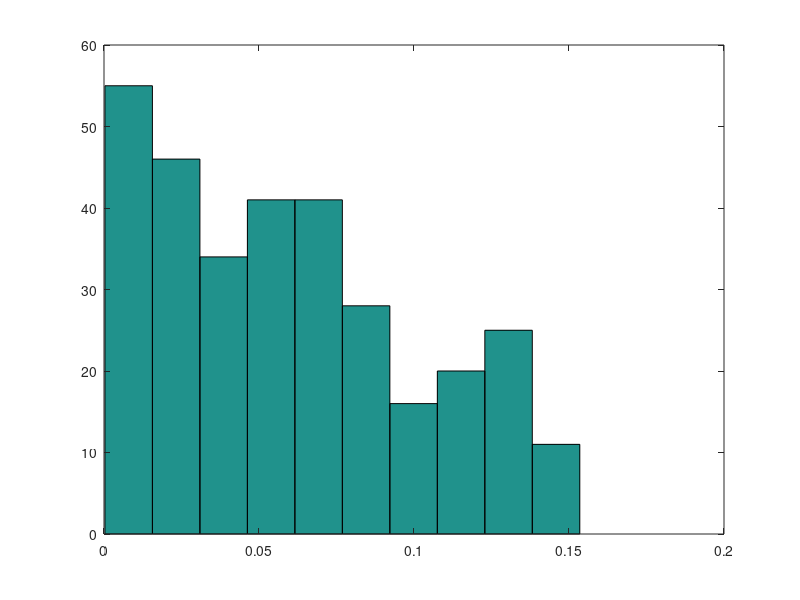
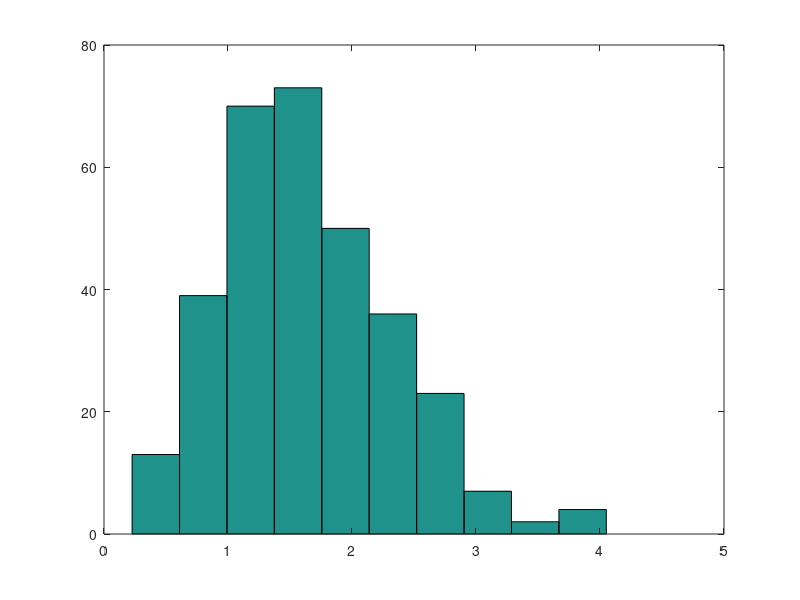

Here is the MATLAB script that generated these plots, in order: (Note: this script raises an error after producing the figures.)

lambda=2;
x=1:0.1:8;
f=sqrt(2/pi)*x.^2.*exp(-x.^2/2);
plot(x,f)
g=2*(x./lambda^2).*exp(-(x/lambda).^2);
plot(x,g)
xs=sqrt(2);
A=2*sqrt(2)*pi*xs*exp(-xs^2/4);
%%
N=1e4;

X=real(sqrt(-lambda^2*log(-(rand(N,1))))); % Does the A fit here? or can we treat it later?
X=real(2*sqrt(-log(-(rand(N,1)))));
% X=A*(sqrt(-lambda^2*log(-rand(N,1)))); % generate exponential samples
U=rand(N,1).*X;
p=sqrt(2)*pi*X.^2.*exp(-(X.^2/2));
% z=zeros(size(U));
% z(A*U<=p)=1;
% Accepted=U.*z;
Accepted=U(A.*U<=p);
X_accepted=X(A.*U<=p);
Accepted(Accepted==0)=[];
% figure(4)
% hist(Accepted)
s=length(Accepted);
sample2=sqrt(randn(s,1).^2+randn(s,1).^2+randn(s,1).^2);
h=kstest2(Accepted,sample2)
hist(Accepted)
figure(2),hist(sample2)
% figure(2)
% scatter(X,abs(Accepted));
% lalu=abs(Accepted);
% 
% figure(3)
% scatter(X,p)
% hold on
% scatter(X,U)

%% KS tests multiple times
M=1e4;
times=1e2;
P=[];
fail=0;
for i=1:times
[maxwell_est] = lastname_firstname_hw2_prob1(M);
maxwell=sqrt(randn(M,1).^2+randn(M,1).^2+randn(M,1).^2);

[h,p]=kstest2(maxwell,maxwell_est);
P=[P;p];
fail=fail+h;
end
fail
histogram(maxwell,20,'EdgeColor','blue','FaceColor','blue');hold on
histogram(maxwell_est,20,'EdgeColor','green','FaceColor','green','FaceAlpha',0.2)
% figure,hist(P,20);
% hist(P,5);

